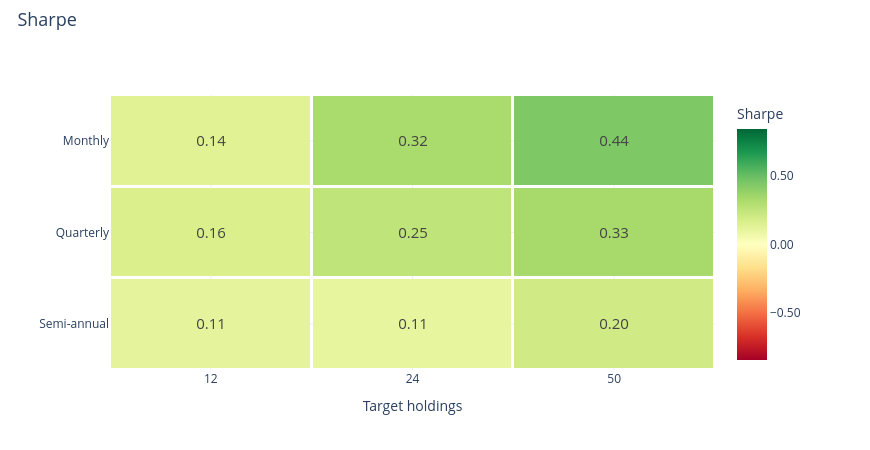

Source (notebook cell):
### Markdown cell above
### Sharpe ratio

### Code cell
research.heatmap('sharpe')

### Figure 1 — Plotly figure (JSON) as saved in the notebook; plotly's stock layout.template omitted (floating-point values rounded to 4 significant figures)
{"data": [{"colorbar": {"tickformat": ".2f", "title": {"text": "Sharpe"}}, "colorscale": [[0.0, "rgb(165,0,38)"], [0.1, "rgb(215,48,39)"], [0.2, "rgb(244,109,67)"], [0.3, "rgb(253,174,97)"], [0.4, "rgb(254,224,139)"], [0.5, "rgb(255,255,191)"], [0.6, "rgb(217,239,139)"], [0.7, "rgb(166,217,106)"], [0.8, "rgb(102,189,99)"], [0.9, "rgb(26,152,80)"], [1.0, "rgb(0,104,55)"]], "text": [["0.14", "0.32", "0.44"], ["0.16", "0.25", "0.33"], ["0.11", "0.11", "0.20"]], "textfont": {"size": 15}, "texttemplate": "%{text}", "type": "heatmap", "x": ["12", "24", "50"], "xgap": 3, "y": ["Monthly", "Quarterly", "Semi-annual"], "ygap": 3, "z": [[0.1395, 0.3222, 0.4413], [0.1604, 0.2545, 0.33], [0.1143, 0.1085, 0.1972]], "zmax": 0.8422, "zmid": 0.0, "zmin": -0.8422}], "layout": {"height": 450, "hovermode": "closest", "legend": {"font": {"size": 12}, "itemclick": "toggle", "itemdoubleclick": "toggleothers", "x": 1.025, "y": 1}, "margin": {"b": 80, "l": 110, "r": 155, "t": 95}, "title": {"font": {"size": 18}, "text": "Sharpe", "x": 0.02, "y": 0.97}, "width": 870, "xaxis": {"title": {"text": "Target holdings"}}, "yaxis": {"autorange": "reversed"}}}
